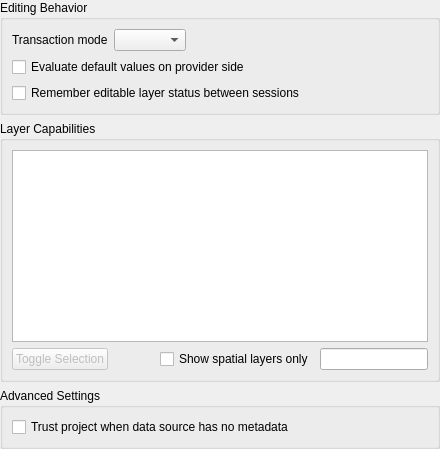
         <widget class="QWidget" name="mTab_DataSources">
          <layout class="QGridLayout" name="mTab_DataSourcesGridLayout">
           <property name="leftMargin">
            <number>0</number>
           </property>
           <property name="topMargin">
            <number>0</number>
           </property>
           <property name="rightMargin">
            <number>0</number>
           </property>
           <property name="bottomMargin">
            <number>0</number>
           </property>
           <item row="1" column="0">
            <widget class="QgsCollapsibleGroupBox" name="mLayerCapabilitiesGrpBox">
             <property name="sizePolicy">
              <sizepolicy hsizetype="Expanding" vsizetype="Expanding">
               <horstretch>0</horstretch>
               <verstretch>1</verstretch>
              </sizepolicy>
             </property>
             <property name="title">
              <string>Layer Capabilities</string>
             </property>
             <layout class="QGridLayout" name="gridLayout_19">
              <item row="3" column="1">
               <spacer name="horizontalSpacer_5">
                <property name="orientation">
                 <enum>Qt::Horizontal</enum>
                </property>
                <property name="sizeHint" stdset="0">
                 <size>
                  <width>40</width>
                  <height>20</height>
                 </size>
                </property>
               </spacer>
              </item>
              <item row="0" column="0" colspan="4">
               <widget class="QTreeView" name="mLayerCapabilitiesTree">
                <property name="sizePolicy">
                 <sizepolicy hsizetype="Expanding" vsizetype="Expanding">
                  <horstretch>0</horstretch>
                  <verstretch>1</verstretch>
                 </sizepolicy>
                </property>
               </widget>
              </item>
              <item row="3" column="0">
               <widget class="QPushButton" name="mLayerCapabilitiesToggleSelectionButton">
                <property name="enabled">
                 <bool>false</bool>
                </property>
                <property name="toolTip">
                 <string>Inverts the state of the selected checkboxes</string>
                </property>
                <property name="text">
                 <string>Toggle Selection</string>
                </property>
               </widget>
              </item>
              <item row="3" column="2">
               <widget class="QCheckBox" name="mShowSpatialLayersCheckBox">
                <property name="layoutDirection">
                 <enum>Qt::LeftToRight</enum>
                </property>
                <property name="text">
                 <string>Show spatial layers only</string>
                </property>
               </widget>
              </item>
              <item row="3" column="3">
               <widget class="QgsFilterLineEdit" name="mLayerCapabilitiesTreeFilterLineEdit"/>
              </item>
             </layout>
            </widget>
           </item>
           <item row="0" column="0">
            <widget class="QGroupBox" name="mEditingBehaviorGrpBox">
             <property name="title">
              <string>Editing Behavior</string>
             </property>
             <layout class="QGridLayout" name="gridLayout_8">
              <item row="0" column="1">
               <widget class="QComboBox" name="mTransactionModeComboBox"/>
              </item>
              <item row="0" column="0">
               <widget class="QLabel" name="mTransactionModeLabel">
                <property name="text">
                 <string>Transaction mode</string>
                </property>
               </widget>
              </item>
              <item row="0" column="2">
               <spacer name="horizontalSpacer_7">
                <property name="orientation">
                 <enum>Qt::Horizontal</enum>
                </property>
                <property name="sizeHint" stdset="0">
                 <size>
                  <width>40</width>
                  <height>20</height>
                 </size>
                </property>
               </spacer>
              </item>
              <item row="1" column="0" colspan="3">
               <widget class="QCheckBox" name="mEvaluateDefaultValues">
                <property name="toolTip">
                 <string>When enabled, default values will be evaluated as early as possible. This will fill default values in the add feature form already and not only create them on commit. Only supported for postgres, GPKG, spatialite and oracle.</string>
                </property>
                <property name="text">
                 <string>Evaluate default values on provider side</string>
                </property>
               </widget>
              </item>
              <item row="2" column="0" colspan="3">
               <widget class="QCheckBox" name="mCheckRememberEditStatus">
                <property name="text">
                 <string>Remember editable layer status between sessions</string>
                </property>
               </widget>
              </item>
             </layout>
            </widget>
           </item>
           <item row="2" column="0">
            <widget class="QGroupBox" name="mDatasourcesAdvancedSettingsGrpBox">
             <property name="title">
              <string>Advanced Settings</string>
             </property>
             <layout class="QGridLayout" name="gridLayout_13">
              <item row="0" column="0">
               <widget class="QCheckBox" name="mTrustProjectCheckBox">
                <property name="toolTip">
                 <string>Speed up project loading by skipping data checks in PostgreSQL layers. Useful in QGIS server context or project with huge database views or materialized views.</string>
                </property>
                <property name="text">
                 <string>Trust project when data source has no metadata</string>
                </property>
               </widget>
              </item>
             </layout>
            </widget>
           </item>
          </layout>
         </widget>
